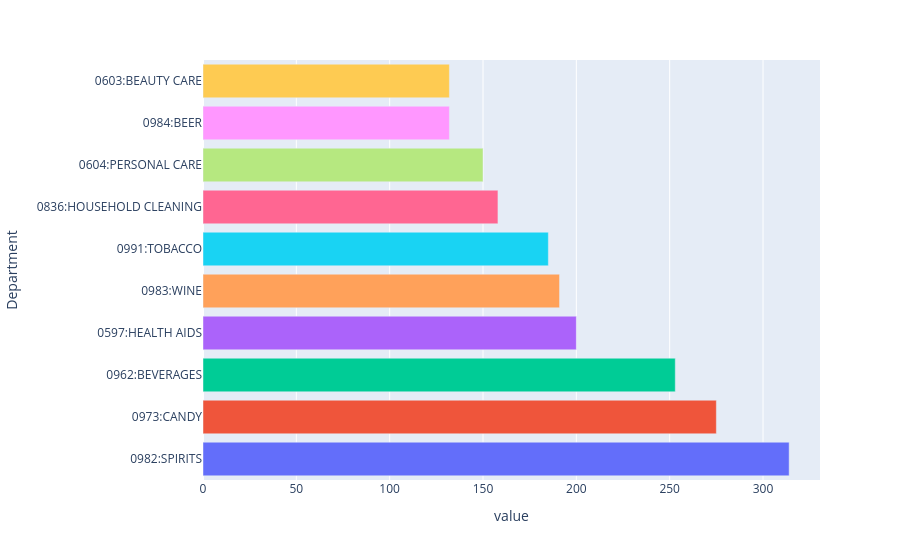

This figure's notebook cell:
### Markdown cell above
### Which departments have the highest transaction volume and the largest number of units sold?

### Code cell
# Number of unique transactions in which each department appears
# Transaction volume
count_department_transactions = df_transactions.value_counts('Department').head(10)

fig_transaction_volume_top10 = px.bar(count_department_transactions, color=count_department_transactions.index, orientation='h')
fig_transaction_volume_top10.update_layout(showlegend=False)
fig_transaction_volume_top10.show()

### Figure 1 — Plotly figure (JSON) as saved in the notebook; plotly's stock layout.template omitted (floating-point values rounded to 4 significant figures)
{"data": [{"hovertemplate": "color=0982:SPIRITS<br>value=%{x}<br>Department=%{y}<extra></extra>", "legendgroup": "0982:SPIRITS", "marker": {"color": "#636efa", "pattern": {"shape": ""}}, "name": "0982:SPIRITS", "orientation": "h", "showlegend": true, "textposition": "auto", "type": "bar", "x": [314], "xaxis": "x", "y": ["0982:SPIRITS"], "yaxis": "y"}, {"hovertemplate": "color=0973:CANDY<br>value=%{x}<br>Department=%{y}<extra></extra>", "legendgroup": "0973:CANDY", "marker": {"color": "#EF553B", "pattern": {"shape": ""}}, "name": "0973:CANDY", "orientation": "h", "showlegend": true, "textposition": "auto", "type": "bar", "x": [275], "xaxis": "x", "y": ["0973:CANDY"], "yaxis": "y"}, {"hovertemplate": "color=0962:BEVERAGES<br>value=%{x}<br>Department=%{y}<extra></extra>", "legendgroup": "0962:BEVERAGES", "marker": {"color": "#00cc96", "pattern": {"shape": ""}}, "name": "0962:BEVERAGES", "orientation": "h", "showlegend": true, "textposition": "auto", "type": "bar", "x": [253], "xaxis": "x", "y": ["0962:BEVERAGES"], "yaxis": "y"}, {"hovertemplate": "color=0597:HEALTH AIDS<br>value=%{x}<br>Department=%{y}<extra></extra>", "legendgroup": "0597:HEALTH AIDS", "marker": {"color": "#ab63fa", "pattern": {"shape": ""}}, "name": "0597:HEALTH AIDS", "orientation": "h", "showlegend": true, "textposition": "auto", "type": "bar", "x": [200], "xaxis": "x", "y": ["0597:HEALTH AIDS"], "yaxis": "y"}, {"hovertemplate": "color=0983:WINE<br>value=%{x}<br>Department=%{y}<extra></extra>", "legendgroup": "0983:WINE", "marker": {"color": "#FFA15A", "pattern": {"shape": ""}}, "name": "0983:WINE", "orientation": "h", "showlegend": true, "textposition": "auto", "type": "bar", "x": [191], "xaxis": "x", "y": ["0983:WINE"], "yaxis": "y"}, {"hovertemplate": "color=0991:TOBACCO<br>value=%{x}<br>Department=%{y}<extra></extra>", "legendgroup": "0991:TOBACCO", "marker": {"color": "#19d3f3", "pattern": {"shape": ""}}, "name": "0991:TOBACCO", "orientation": "h", "showlegend": true, "textposition": "auto", "type": "bar", "x": [185], "xaxis": "x", "y": ["0991:TOBACCO"], "yaxis": "y"}, {"hovertemplate": "color=0836:HOUSEHOLD CLEANING<br>value=%{x}<br>Department=%{y}<extra></extra>", "legendgroup": "0836:HOUSEHOLD CLEANING", "marker": {"color": "#FF6692", "pattern": {"shape": ""}}, "name": "0836:HOUSEHOLD CLEANING", "orientation": "h", "showlegend": true, "textposition": "auto", "type": "bar", "x": [158], "xaxis": "x", "y": ["0836:HOUSEHOLD CLEANING"], "yaxis": "y"}, {"hovertemplate": "color=0604:PERSONAL CARE<br>value=%{x}<br>Department=%{y}<extra></extra>", "legendgroup": "0604:PERSONAL CARE", "marker": {"color": "#B6E880", "pattern": {"shape": ""}}, "name": "0604:PERSONAL CARE", "orientation": "h", "showlegend": true, "textposition": "auto", "type": "bar", "x": [150], "xaxis": "x", "y": ["0604:PERSONAL CARE"], "yaxis": "y"}, {"hovertemplate": "color=0984:BEER<br>value=%{x}<br>Department=%{y}<extra></extra>", "legendgroup": "0984:BEER", "marker": {"color": "#FF97FF", "pattern": {"shape": ""}}, "name": "0984:BEER", "orientation": "h", "showlegend": true, "textposition": "auto", "type": "bar", "x": [132], "xaxis": "x", "y": ["0984:BEER"], "yaxis": "y"}, {"hovertemplate": "color=0603:BEAUTY CARE<br>value=%{x}<br>Department=%{y}<extra></extra>", "legendgroup": "0603:BEAUTY CARE", "marker": {"color": "#FECB52", "pattern": {"shape": ""}}, "name": "0603:BEAUTY CARE", "orientation": "h", "showlegend": true, "textposition": "auto", "type": "bar", "x": [132], "xaxis": "x", "y": ["0603:BEAUTY CARE"], "yaxis": "y"}], "layout": {"barmode": "relative", "legend": {"title": {"text": "color"}, "tracegroupgap": 0}, "margin": {"t": 60}, "showlegend": false, "xaxis": {"anchor": "y", "domain": [0, 1], "title": {"text": "value"}}, "yaxis": {"anchor": "x", "domain": [0, 1], "title": {"text": "Department"}}}}
